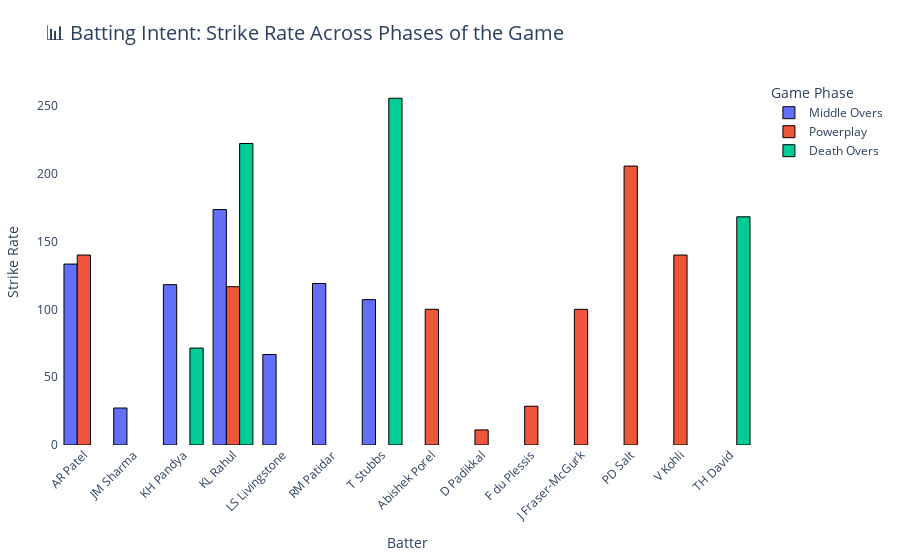

Source (notebook cell):
### Code cell
import plotly.express as px
import pandas as pd

batting_intent = (
    df_copy.groupby(['batter', 'phase'])
    .agg(balls_faced=('runs_batter', 'count'),
         total_runs=('runs_batter', 'sum'))
    .reset_index()
)
batting_intent['strike_rate'] = (batting_intent['total_runs'] / batting_intent['balls_faced']) * 100

batting_intent = batting_intent[batting_intent['balls_faced'] >= 5]

batting_intent.sort_values(by=['batter', 'phase'], inplace=True)

plt = px.bar(
    batting_intent,
    x='batter',
    y='strike_rate',
    color='phase',
    barmode='group',
    title='📊 Batting Intent: Strike Rate Across Phases of the Game',
    labels={'strike_rate': 'Strike Rate', 'batter': 'Batter'},
    hover_data={
        'balls_faced': True,
        'total_runs': True,
        'strike_rate': ':.2f',
        'phase': True
    }
)

plt.update_layout(
    xaxis_tickangle=-45,
    title_font_size=20,
    legend_title='Game Phase',
    plot_bgcolor='rgba(0,0,0,0)',
    paper_bgcolor='white',
    bargap=0.2,
    margin=dict(l=40, r=40, t=80, b=100)
)

plt.update_traces(marker_line_width=1, marker_line_color='black')

plt.show()

### Figure 1 — Plotly figure (JSON) as saved in the notebook; plotly's stock layout.template omitted (floating-point values rounded to 4 significant figures)
{"data": [{"alignmentgroup": "True", "customdata": [[6, 8, "Middle Overs"], [11, 3, "Middle Overs"], [11, 13, "Middle Overs"], [34, 59, "Middle Overs"], [6, 4, "Middle Overs"], [21, 25, "Middle Overs"], [14, 15, "Middle Overs"]], "hovertemplate": "phase=%{customdata[2]}<br>Batter=%{x}<br>Strike Rate=%{y:.2f}<br>balls_faced=%{customdata[0]}<br>total_runs=%{customdata[1]}<extra></extra>", "legendgroup": "Middle Overs", "marker": {"color": "#636efa", "line": {"color": "black", "width": 1}, "pattern": {"shape": ""}}, "name": "Middle Overs", "offsetgroup": "Middle Overs", "orientation": "v", "showlegend": true, "textposition": "auto", "type": "bar", "x": ["AR Patel", "JM Sharma", "KH Pandya", "KL Rahul", "LS Livingstone", "RM Patidar", "T Stubbs"], "xaxis": "x", "y": [133.3, 27.27, 118.2, 173.5, 66.67, 119.0, 107.1], "yaxis": "y"}, {"alignmentgroup": "True", "customdata": [[5, 7, "Powerplay"], [7, 7, "Powerplay"], [9, 1, "Powerplay"], [7, 2, "Powerplay"], [7, 7, "Powerplay"], [12, 14, "Powerplay"], [18, 37, "Powerplay"], [10, 14, "Powerplay"]], "hovertemplate": "phase=%{customdata[2]}<br>Batter=%{x}<br>Strike Rate=%{y:.2f}<br>balls_faced=%{customdata[0]}<br>total_runs=%{customdata[1]}<extra></extra>", "legendgroup": "Powerplay", "marker": {"color": "#EF553B", "line": {"color": "black", "width": 1}, "pattern": {"shape": ""}}, "name": "Powerplay", "offsetgroup": "Powerplay", "orientation": "v", "showlegend": true, "textposition": "auto", "type": "bar", "x": ["AR Patel", "Abishek Porel", "D Padikkal", "F du Plessis", "J Fraser-McGurk", "KL Rahul", "PD Salt", "V Kohli"], "xaxis": "x", "y": [140.0, 100.0, 11.11, 28.57, 100.0, 116.7, 205.6, 140.0], "yaxis": "y"}, {"alignmentgroup": "True", "customdata": [[7, 5, "Death Overs"], [9, 20, "Death Overs"], [9, 23, "Death Overs"], [22, 37, "Death Overs"]], "hovertemplate": "phase=%{customdata[2]}<br>Batter=%{x}<br>Strike Rate=%{y:.2f}<br>balls_faced=%{customdata[0]}<br>total_runs=%{customdata[1]}<extra></extra>", "legendgroup": "Death Overs", "marker": {"color": "#00cc96", "line": {"color": "black", "width": 1}, "pattern": {"shape": ""}}, "name": "Death Overs", "offsetgroup": "Death Overs", "orientation": "v", "showlegend": true, "textposition": "auto", "type": "bar", "x": ["KH Pandya", "KL Rahul", "T Stubbs", "TH David"], "xaxis": "x", "y": [71.43, 222.2, 255.6, 168.2], "yaxis": "y"}], "layout": {"bargap": 0.2, "barmode": "group", "legend": {"title": {"text": "Game Phase"}, "tracegroupgap": 0}, "margin": {"b": 100, "l": 40, "r": 40, "t": 80}, "paper_bgcolor": "white", "plot_bgcolor": "rgba(0,0,0,0)", "title": {"font": {"size": 20}, "text": "📊 Batting Intent: Strike Rate Across Phases of the Game"}, "xaxis": {"anchor": "y", "domain": [0, 1], "tickangle": -45, "title": {"text": "Batter"}}, "yaxis": {"anchor": "x", "domain": [0, 1], "title": {"text": "Strike Rate"}}}}
